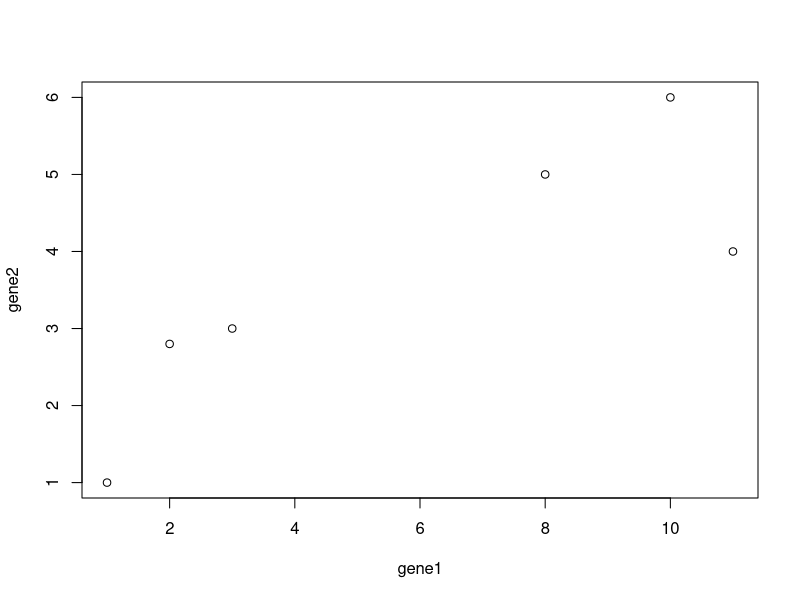

Recreate this plot in R. (Note: this script raises an error after producing the figure.)
gene1 <- c(10,11,8,3,2,1)
gene2 <- c(6,4,5,3,2.8,1)
k <- c('mouse1','mouse2','mouse3', 'mouse4','mouse5','mouse6')
data <- data.frame(gene1,gene2,row.names = k )
data
plot(data)

summary(data)

t <- t(data)
gene.pc<- prcomp(data, center = TRUE, scale. = TRUE)

# library(ggbiplot)

ggbiplot(gene.pc)

ggbiplot(gene.pc, labels=rownames(data))


plot(gene.pc$x[,1], gene.pc$x[,2])

###########################

library(MASS)
mat <- matrix(c(3,-1,1,3,1,1), nrow = 2, ncol = 3)
mat

svd(mat)
